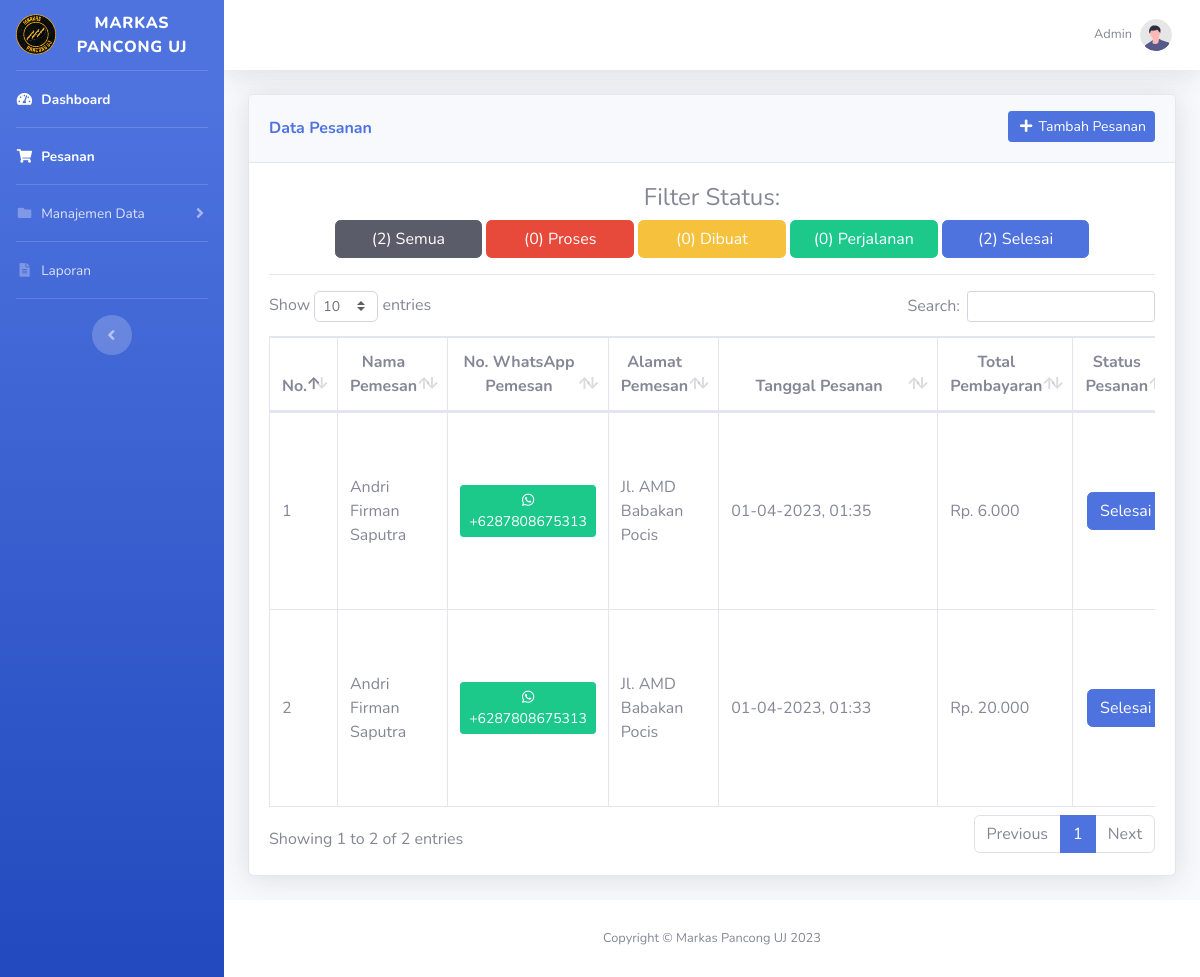
The page /pesanan.php (signed in) on the database as committed earlier.
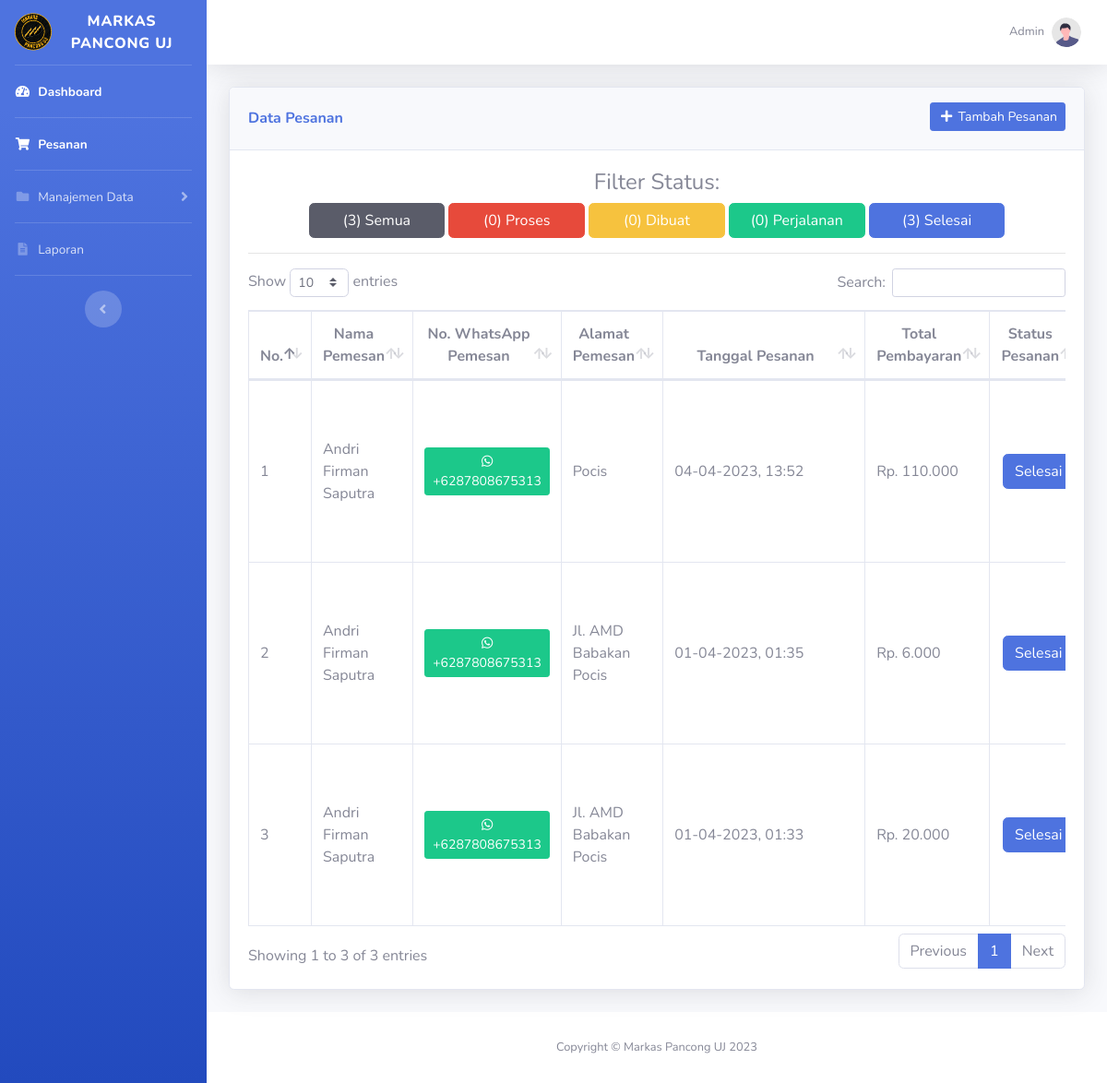
The same page on the database as committed later.
### tables this page shows
CREATE TABLE `pesanan` (
  `id_pesanan` int(11) NOT NULL,
  `nama_pemesan` varchar(50) NOT NULL,
  `no_telp_pemesan` varchar(20) NOT NULL,
  `alamat_pemesan` text NOT NULL,
  `tanggal_pesanan` datetime NOT NULL,
  `total_pembayaran` int(11) DEFAULT NULL,
  `status_pesanan` enum('proses','dibuat','perjalanan','selesai') NOT NULL DEFAULT 'proses',
  `id_user` int(11) DEFAULT NULL
);

### pesanan.php (the view, shortened to what the changed rows need)
<?php
    require_once 'koneksi.php';
    $pesanan = mysqli_query($koneksi, "SELECT * FROM pesanan ORDER BY tanggal_pesanan DESC");
    $pesanan_semua = mysqli_num_rows(mysqli_query($koneksi, "SELECT * FROM pesanan"));
    $pesanan_proses = mysqli_num_rows(mysqli_query($koneksi, "SELECT * FROM pesanan WHERE status_pesanan = 'proses'"));
    $pesanan_dibuat = mysqli_num_rows(mysqli_query($koneksi, "SELECT * FROM pesanan WHERE status_pesanan = 'dibuat'"));
    $pesanan_perjalanan = mysqli_num_rows(mysqli_query($koneksi, "SELECT * FROM pesanan WHERE status_pesanan = 'perjalanan'"));
    $pesanan_selesai = mysqli_num_rows(mysqli_query($koneksi, "SELECT * FROM pesanan WHERE status_pesanan = 'selesai'"));
?>
<!DOCTYPE html>
<html lang="en">
<head>
    <?php include 'head.php'; ?>
</head>
<body id="page-top">
    <div id="wrapper">
        <div id="content-wrapper" class="d-flex flex-column">
            <div id="content">
                <div class="container-fluid">
                    <div class="align-items-center justify-content-between mb-4">
                        <div class="card shadow mb-4">
                            <div class="card-body">
                                <div class="row justify-content-center text-center mb-2">
                                    <div class="col">
                                        <h4>Filter Status:</h4>
                                        <a href="pesanan.php?status_pesanan=semua" class="col-2 text-center text-white m-auto btn btn-dark">(<?= $pesanan_semua; ?>) Semua</a>
                                        <a href="pesanan.php?status_pesanan=proses" class="col-2 text-center text-white m-auto btn btn-danger">(<?= $pesanan_proses; ?>) Proses</a>
                                        <a href="pesanan.php?status_pesanan=dibuat" class="col-2 text-center text-white m-auto btn btn-warning">(<?= $pesanan_dibuat; ?>) Dibuat</a>
                                        <a href="pesanan.php?status_pesanan=perjalanan" class="col-2 text-center text-white m-auto btn btn-success">(<?= $pesanan_perjalanan; ?>) Perjalanan</a>
                                        <a href="pesanan.php?status_pesanan=selesai" class="col-2 text-center text-white m-auto btn btn-primary">(<?= $pesanan_selesai; ?>) Selesai</a>
                                    </div>
                                </div>
                                <hr>
                                <div class="table-responsive">
                                    <table class="table table-bordered" id="dataTable" cellspacing="0">
                                        <thead>
                                            <tr class="text-center">
                                                <th>No.</th>
                                                <th>Nama Pemesan</th>
                                                <th>No. WhatsApp Pemesan</th>
                                                <th>Alamat Pemesan</th>
                                                <th style="min-width: 11rem;">Tanggal Pesanan</th>
                                                <th>Total Pembayaran</th>
                                                <th>Status Pesanan</th>
                                            </tr>
                                        </thead>
                                        <tbody>
                                            <?php $i = 1; ?>
                                            <?php foreach ($pesanan as $dp): ?>
                                                <tr>
                                                    <td class="align-middle"><?= $i++; ?></td>
                                                    <td class="align-middle"><?= $dp['nama_pemesan']; ?></td>
                                                    <?php
                                                        $toNumber62 = $dp['no_telp_pemesan'];
                                                     ?>
                                                    <td class="align-middle"><a target="_blank" class="btn btn-sm btn-success" href="https://wa.me/<?= $toNumber62; ?>"><i class="fab fa-fw fa-whatsapp"></i> +<?= $toNumber62; ?></a></td>
                                                    <td class="align-middle"><?= $dp['alamat_pemesan']; ?></td>
                                                    <td class="align-middle"><?= date("d-m-Y, H:i", strtotime($dp['tanggal_pesanan'])); ?></td>
                                                    <td class="align-middle">
                                                        Rp. <?= str_replace(",", ".", number_format($dp['total_pembayaran'])); ?>
                                                    </td>
                                                    <td class="align-middle text-center">
                                                        <?php if ($dp['status_pesanan'] == 'proses'): ?>
                                                            <a onclick="return confirm('Apakah Anda yakin ingin mengubah status menjadi dibuat?')" href="ubah_status.php?id_pesanan=<?= $dp['id_pesanan']; ?>&status=dibuat" class="btn btn-danger"><?= ucwords($dp['status_pesanan']); ?></a>
                                                        <?php elseif ($dp['status_pesanan'] == 'dibuat'): ?>
                                                            <a onclick="return confirm('Apakah Anda yakin ingin mengubah status menjadi perjalanan?')" href="ubah_status.php?id_pesanan=<?= $dp['id_pesanan']; ?>&status=perjalanan" class="btn btn-warning"><?= ucwords($dp['status_pesanan']); ?></a>
                                                        <?php elseif ($dp['status_pesanan'] == 'perjalanan'): ?>
                                                            <a onclick="return confirm('Apakah Anda yakin ingin mengubah status menjadi selesai?')" href="ubah_status.php?id_pesanan=<?= $dp['id_pesanan']; ?>&status=selesai" class="btn btn-success"><?= ucwords($dp['status_pesanan']); ?></a>
                                                        <?php elseif ($dp['status_pesanan'] == 'selesai'): ?>
                                                            <a class="btn btn-primary"><?= ucwords($dp['status_pesanan']); ?></a>
                                                        <?php endif ?>
                                                    </td>
                                                </tr>
                                            <?php endforeach ?>
                                        </tbody>
                                    </table>
                                </div>
                            </div>
                        </div>
                    </div>
                </div>
            </div>
        </div>
    </div>
</body>
</html>

Rows that differ between the two databases and show on the page:
added pesanan: nama_pemesan "Andri Firman Saputra", no_telp_pemesan "6287808675313", alamat_pemesan "Pocis", tanggal_pesanan "04-04-2023, 13:52", total_pembayaran "110.000", status_pesanan "Selesai"
Other text that changed with them:
$pesanan_semua: "2" → "3"
$pesanan_selesai: "2" → "3"
text written by a page script: "Show entries Search: Showing 1 to 2 of 2 entries Previous 1 Next" → "Show entries Search: Showing 1 to 3 of 3 entries Previous 1 Next"
